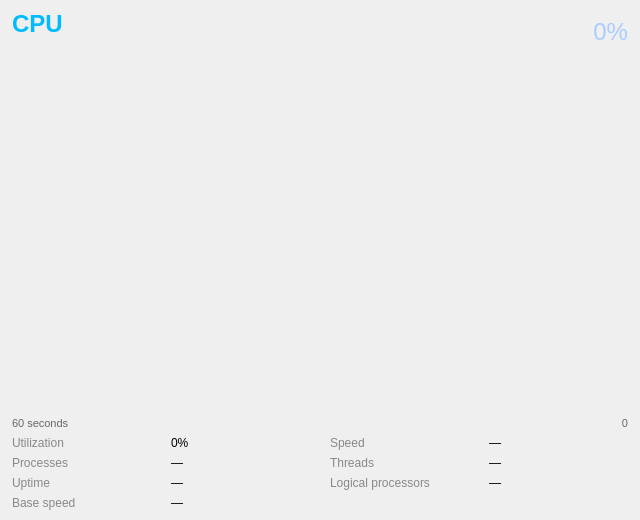
<?xml version="1.0" encoding="UTF-8"?>
<ui version="4.0">
 <class>CpuDetailWidget</class>
 <widget class="QWidget" name="CpuDetailWidget">
  <property name="geometry">
   <rect><x>0</x><y>0</y><width>640</width><height>520</height></rect>
  </property>
  <layout class="QVBoxLayout" name="verticalLayout">
   <property name="leftMargin"><number>12</number></property>
   <property name="topMargin"><number>10</number></property>
   <property name="rightMargin"><number>12</number></property>
   <property name="bottomMargin"><number>10</number></property>
   <property name="spacing"><number>6</number></property>

   <!-- Header row: title + model name + utilisation % -->
   <item>
    <layout class="QHBoxLayout" name="headerLayout" stretch="1,0">
     <item>
      <layout class="QVBoxLayout" name="headerLabelLayout">
       <property name="spacing"><number>2</number></property>
       <item>
        <widget class="QLabel" name="titleLabel">
         <property name="text"><string>CPU</string></property>
         <property name="styleSheet"><string>font-size: 18pt; font-weight: bold; color: #00bcff;</string></property>
        </widget>
       </item>
       <item>
        <widget class="QLabel" name="modelNameLabel">
         <property name="text"><string></string></property>
         <property name="styleSheet"><string>color: #aaa; font-size: 8pt;</string></property>
         <property name="wordWrap"><bool>true</bool></property>
        </widget>
       </item>
      </layout>
     </item>
     <item>
      <widget class="QLabel" name="utilizationLabel">
       <property name="text"><string>0%</string></property>
       <property name="alignment"><set>Qt::AlignRight|Qt::AlignVCenter</set></property>
       <property name="styleSheet"><string>font-size: 18pt; color: #aaccff;</string></property>
      </widget>
     </item>
    </layout>
   </item>

   <!-- Graph container — CpuGraphArea is inserted here at runtime -->
   <item>
    <widget class="QWidget" name="graphAreaContainer">
     <property name="minimumHeight"><number>180</number></property>
     <property name="sizePolicy">
      <sizepolicy hsizetype="Expanding" vsizetype="Expanding">
       <horstretch>0</horstretch>
       <verstretch>1</verstretch>
      </sizepolicy>
     </property>
    </widget>
   </item>

   <!-- Time axis labels -->
   <item>
    <layout class="QHBoxLayout" name="timeAxisLayout">
     <item>
      <widget class="QLabel" name="timeLeftLabel">
       <property name="text"><string>60 seconds</string></property>
       <property name="styleSheet"><string>color: #666; font-size: 8pt;</string></property>
      </widget>
     </item>
     <item>
      <spacer>
       <property name="orientation"><enum>Qt::Horizontal</enum></property>
       <property name="sizeHint" stdset="0"><size><width>40</width><height>0</height></size></property>
      </spacer>
     </item>
     <item>
      <widget class="QLabel" name="timeRightLabel">
       <property name="text"><string>0</string></property>
       <property name="alignment"><set>Qt::AlignRight|Qt::AlignVCenter</set></property>
       <property name="styleSheet"><string>color: #666; font-size: 8pt;</string></property>
      </widget>
     </item>
    </layout>
   </item>

   <!-- Stats grid: 3 columns of label/value pairs -->
   <item>
    <layout class="QGridLayout" name="statsGrid">
     <property name="horizontalSpacing"><number>20</number></property>
     <property name="verticalSpacing"><number>6</number></property>

     <!-- Row 0 -->
     <item row="0" column="0"><widget class="QLabel"><property name="text"><string>Utilization</string></property><property name="styleSheet"><string>color:#888;</string></property></widget></item>
     <item row="0" column="1"><widget class="QLabel" name="statUtilValue"><property name="text"><string>0%</string></property></widget></item>
     <item row="0" column="2"><widget class="QLabel"><property name="text"><string>Speed</string></property><property name="styleSheet"><string>color:#888;</string></property></widget></item>
     <item row="0" column="3"><widget class="QLabel" name="statSpeedValue"><property name="text"><string>—</string></property></widget></item>

     <!-- Row 1 -->
     <item row="1" column="0"><widget class="QLabel"><property name="text"><string>Processes</string></property><property name="styleSheet"><string>color:#888;</string></property></widget></item>
     <item row="1" column="1"><widget class="QLabel" name="statProcessesValue"><property name="text"><string>—</string></property></widget></item>
     <item row="1" column="2"><widget class="QLabel"><property name="text"><string>Threads</string></property><property name="styleSheet"><string>color:#888;</string></property></widget></item>
     <item row="1" column="3"><widget class="QLabel" name="statThreadsValue"><property name="text"><string>—</string></property></widget></item>

     <!-- Row 2 -->
     <item row="2" column="0"><widget class="QLabel"><property name="text"><string>Uptime</string></property><property name="styleSheet"><string>color:#888;</string></property></widget></item>
     <item row="2" column="1"><widget class="QLabel" name="statUptimeValue"><property name="text"><string>—</string></property></widget></item>
     <item row="2" column="2"><widget class="QLabel"><property name="text"><string>Logical processors</string></property><property name="styleSheet"><string>color:#888;</string></property></widget></item>
     <item row="2" column="3"><widget class="QLabel" name="statLogicalCpusValue"><property name="text"><string>—</string></property></widget></item>

     <!-- Row 3 -->
     <item row="3" column="0"><widget class="QLabel"><property name="text"><string>Base speed</string></property><property name="styleSheet"><string>color:#888;</string></property></widget></item>
     <item row="3" column="1"><widget class="QLabel" name="statBaseSpeedValue"><property name="text"><string>—</string></property></widget></item>

    </layout>
   </item>

  </layout>
 </widget>
 <resources/>
 <connections/>
</ui>
